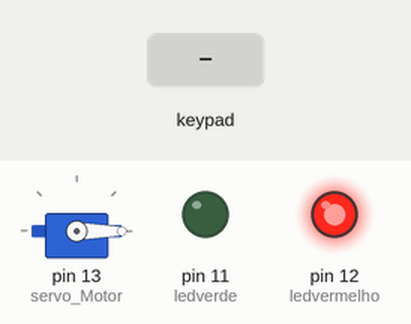
Simulated run of this sketch. Board: Arduino Uno, built with avr-gcc and run on an emulated ATmega328P. On the bench: servo, output pins drawn as LEDs (lit = HIGH). The test bench sets the inputs (shaded band).

Above: at 1.2 s.
1.3 s: keypad keys 1 2 3 4 5 pressed 0.4 s apart
At 4.1 s:
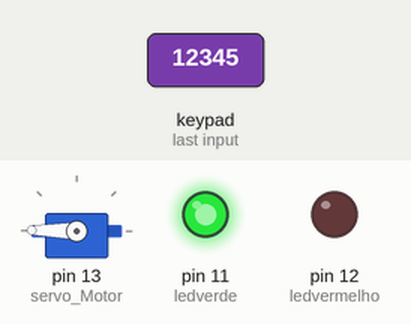
4.8 s: key '*' pressed
At 5.9 s:
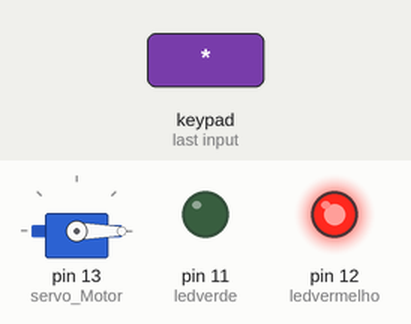
Timing chart, 0 to 7.8 s (numbered marks = the images above; inputs shaded):
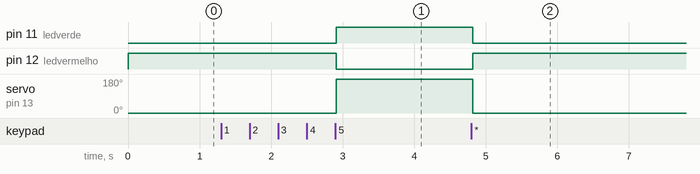

The sketch:

locker_with_password.ino
```cpp
#include <Keypad.h>

#include <Servo.h>

Servo servo_Motor;
char* password = "12345";
int position=0;
const byte ROWS = 4;
const byte COLS = 4;

char keys [ROWS] [COLS] = {
  {'1','2','3','A'},
  {'4','5','6','B'},
  {'7','8','9','C'},
  {'*','0','#','D'}
};

byte rowPins[ROWS] = {9,8,7,6};
byte colPins[COLS] = {5,4,3,2};

Keypad keypad = Keypad (makeKeymap(keys), rowPins, colPins, ROWS, COLS);

const int ledvermelho = 12;
const int ledverde = 11;

void setup(){
pinMode(ledvermelho, OUTPUT);
pinMode(ledverde, OUTPUT);

  servo_Motor.attach(13);
  setLocked(true);
}
void loop(){
char key = keypad.getKey();
  if(key == '*' || key == '#'){

  position=0;
  setLocked(true);
  }
  if(key == password[position]){
  position++;
  }
  if(position == 5){
    setLocked(false);
  }
  delay(100);
}

void setLocked (int locked){
  if (locked){
  digitalWrite(ledvermelho, HIGH);
  digitalWrite(ledverde , LOW);
    servo_Motor.write(0);

  }else {
    digitalWrite(ledvermelho, LOW);
    digitalWrite(ledverde, HIGH);
    servo_Motor.write(179);
  }

}
```

Measured:
- after the input at 1.3 s, pin 11 (ledverde): LOW → HIGH after 1.6 s; pin 12 (ledvermelho): HIGH → LOW after 1.6 s; servo on pin 13 (servo_Motor): 0° → 179° after 1.6 s
- after the input at 4.8 s, pin 11 (ledverde): HIGH → LOW at once; pin 12 (ledvermelho): LOW → HIGH at once; servo on pin 13 (servo_Motor): 179° → 0° at once
